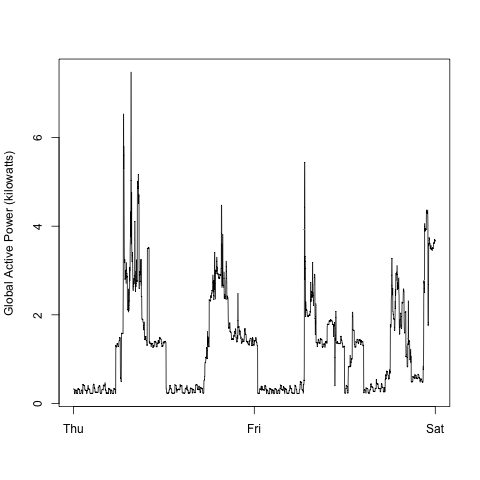

Write the R code that produced this figure.
# filename of the file with subseted data
filename <- 'sdata.txt'

#header data
colNames = c("date", "time", "globalActivePower", "globalReactivePower", "voltage", "globalIntensity", "subMetering1", "subMetering2", "subMetering3")
colClasses = c("character", "character", rep("numeric",7) )

#read file contents
df <- read.table(filename, header=TRUE, sep=";", col.names=colNames, colClasses=colClasses, na.strings="?")

#convert to Date
df$date = as.Date(df$date, format="%d/%m/%Y")


#plot and save PNG
png(filename="plot2.png", width=480, height=480, units="px")
plot(df$globalActivePower, type="l",xaxt="n",xlab="", ylab="Global Active Power (kilowatts)")
axis(1, at=c(1, as.integer(nrow(df)/2), nrow(df)), labels=c("Thu", "Fri", "Sat"))
dev.off()